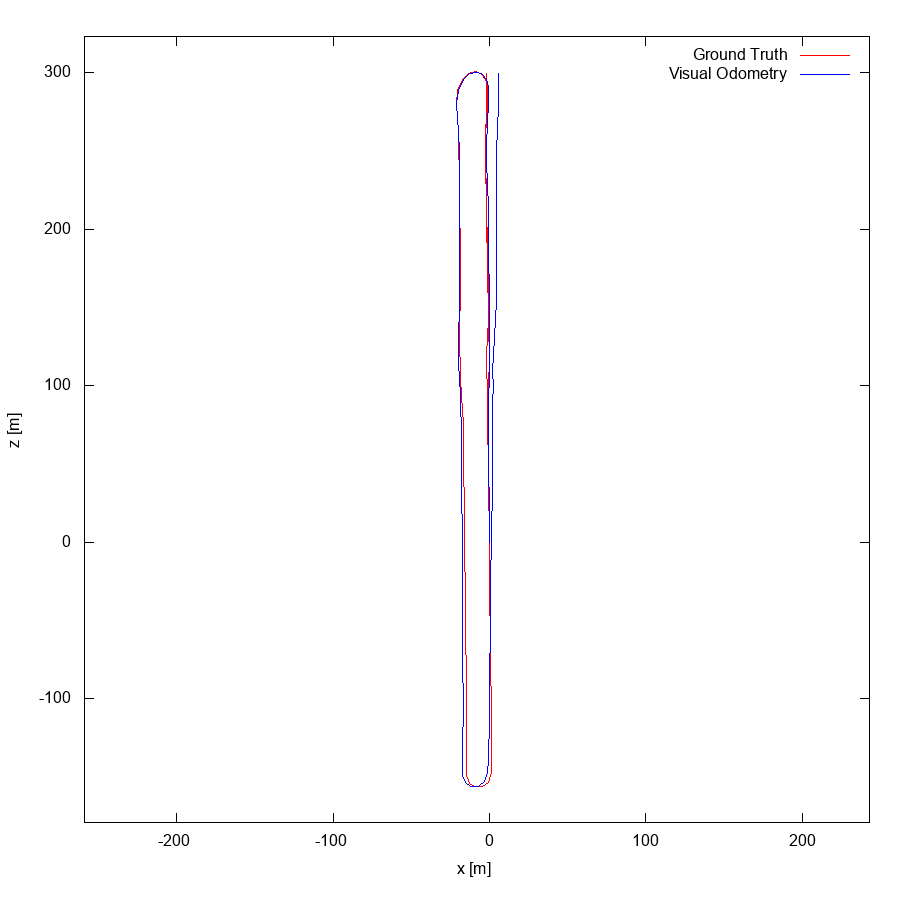

The script that drew this image:
set term postscript eps enhanced color
set output "00.eps"
set size ratio -1
set xrange [-259:243]
set yrange [-179:323]
set xlabel "x [m]"
set ylabel "z [m]"
plot "00.txt" using 1:2 lc rgb "#FF0000" title 'Ground Truth' w lines,"00.txt" using 3:4 lc rgb "#0000FF" title 'Visual Odometry' w lines,"< head -1 00.txt" using 1:2 lc rgb "#000000" pt 4 ps 1 lw 2 title 'Sequence Start' w points
